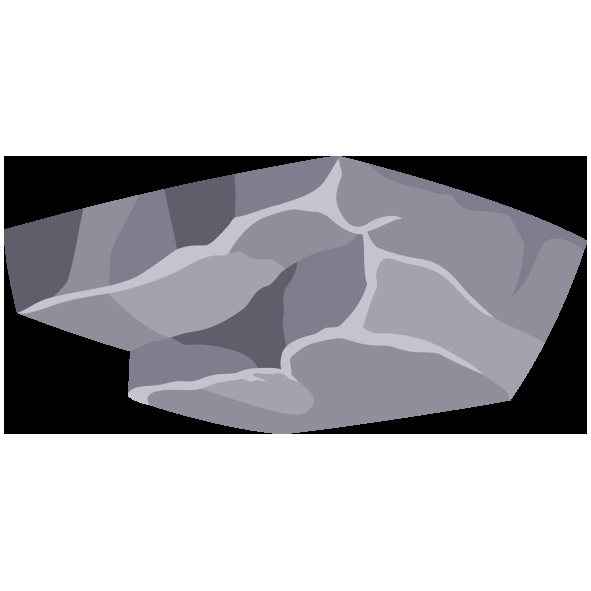
%> input picture DE08/images/stone1.png, 591 x 591 px
$ octave --eval "result = LoadImageRock;"   (GNU Octave 9; MATLAB toolbox functions it lacks are replaced by stand-ins)
%> lines starting %> are read from the running program, lines starting %| are printed output that depends on the picture
function [v_ImageS1,v_AlphaS1,v_ImageS2,v_AlphaS2,v_ImageS3,v_AlphaS3,v_ImageS4,v_AlphaS4,v_ImageS5,v_AlphaS5,v_ImageS6,v_AlphaS6]=LoadImageRock()

[v_ImageS1, ~, v_AlphaS1]	= imread('images/stone1.png');
%> v_ImageS1 is the input picture: size 591x591x3 uint8; mean R, G, B 184, 183.5, 187.8
%> v_AlphaS1: size 591x591 uint8; min 0, max 255, mean 83.3
v_ImageS1 = imresize(v_ImageS1, [75 75], 'lanczos3' );
%> v_ImageS1: size 75x75x3 uint8
v_AlphaS1 = imresize(v_AlphaS1, [75 75], 'lanczos3' );
%> v_AlphaS1: size 75x75 uint8

[v_ImageS2, ~, v_AlphaS2]	= imread('images/stone5.png');
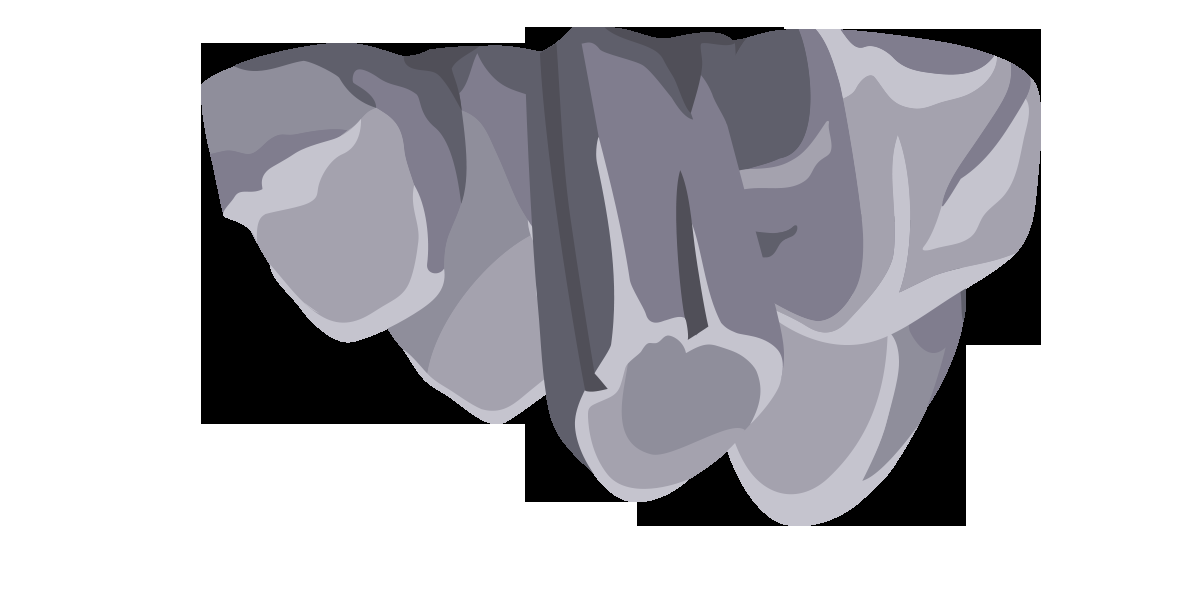
%> input picture DE08/images/stone5.png, 1181 x 591 px
%> v_ImageS2 is the input picture: size 591x1181x3 uint8; mean R, G, B 183.4, 182.7, 188.2
%> v_AlphaS2: size 591x1181 uint8; min 0, max 255, mean 108.1
v_ImageS2 = imresize(v_ImageS2, [80 80], 'lanczos3' );
%> v_ImageS2: size 80x80x3 uint8
v_AlphaS2 = imresize(v_AlphaS2, [80 80], 'lanczos3' );
%> v_AlphaS2: size 80x80 uint8

[v_ImageS3, ~, v_AlphaS3]	= imread('images/stone3.png');
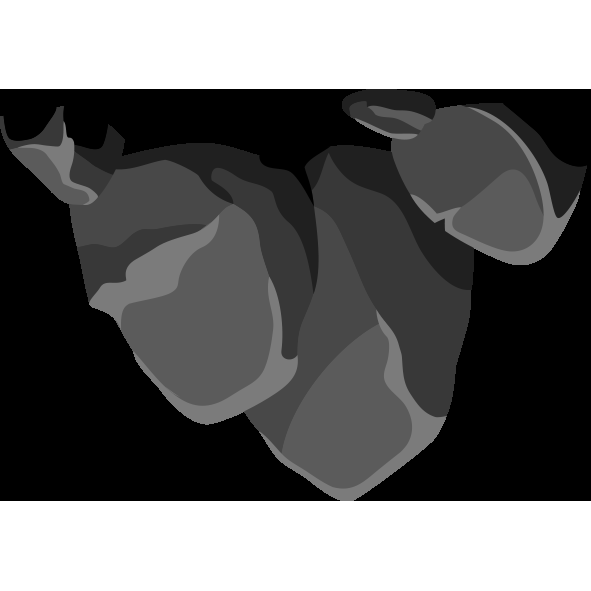
%> input picture DE08/images/stone3.png, 591 x 591 px
%> v_ImageS3 is the input picture: size 591x591x3 uint8; min 0, max 255, mean 105.2
%> v_AlphaS3: size 591x591 uint8; min 0, max 255, mean 98.8
v_ImageS3 = imresize(v_ImageS3, [75 75], 'lanczos3' );
%> v_ImageS3: size 75x75x3 uint8
v_AlphaS3 = imresize(v_AlphaS3, [75 75], 'lanczos3' );
%> v_AlphaS3: size 75x75 uint8

[v_ImageS4, ~, v_AlphaS4]	= imread('images/stone4.png');
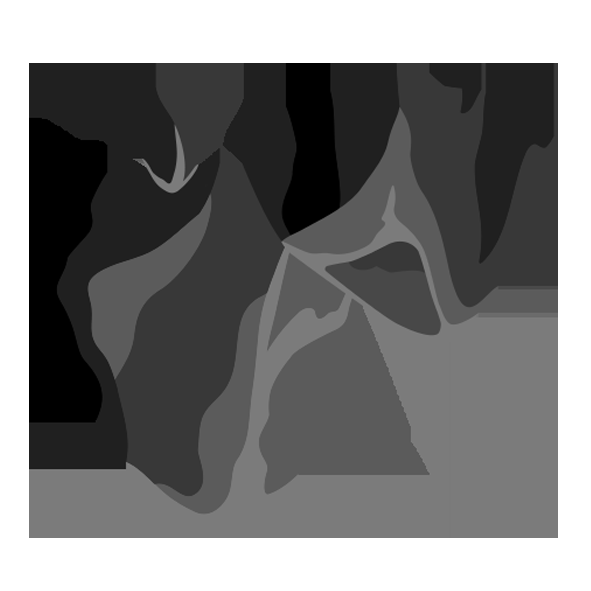
%> input picture DE08/images/stone4.png, 591 x 591 px
%> v_ImageS4 is the input picture: size 591x591x3 uint8; min 0, max 255, mean 121.8
%> v_AlphaS4: size 591x591 uint8; min 0, max 255, mean 106.4
v_ImageS4 = imresize(v_ImageS4, [75 75], 'lanczos3' );
%> v_ImageS4: size 75x75x3 uint8
v_AlphaS4 = imresize(v_AlphaS4, [75 75], 'lanczos3' );
%> v_AlphaS4: size 75x75 uint8

[v_ImageS5, ~, v_AlphaS5]	= imread('images/stone5.png');
v_ImageS5 = imresize(v_ImageS5, [75 75], 'lanczos3' );
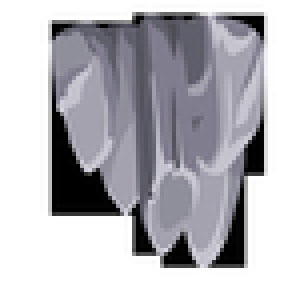
%> v_ImageS5: size 75x75x3 uint8 (shown 4 times larger); mean R, G, B 183.3, 182.6, 188.1
v_AlphaS5 = imresize(v_AlphaS5, [75 75], 'lanczos3' );

[v_ImageS6, ~, v_AlphaS6]	= imread('images/stone6.png');
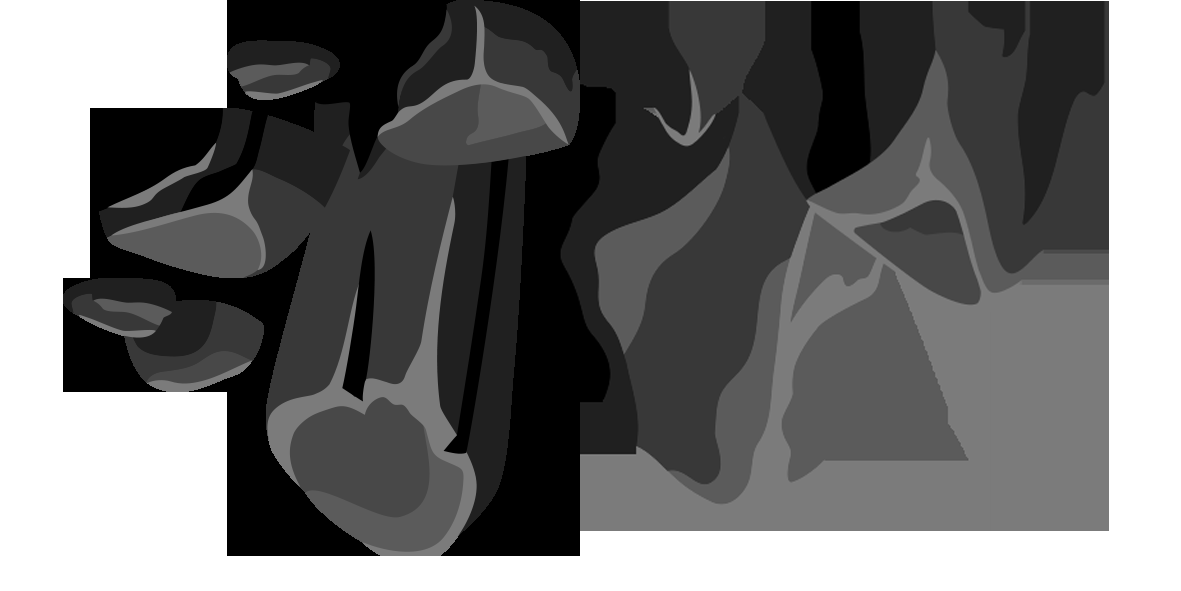
%> input picture DE08/images/stone6.png, 1181 x 591 px
%> v_ImageS6 is the input picture: size 591x1181x3 uint8; min 0, max 255, mean 108.4
%> v_AlphaS6: size 591x1181 uint8; min 0, max 255, mean 125.1
v_ImageS6 = imresize(v_ImageS6, [80 80], 'lanczos3' );
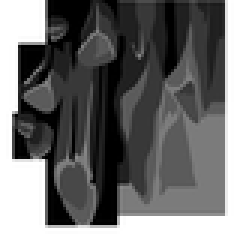
%> v_ImageS6: size 80x80x3 uint8 (shown 3 times larger); min 0, max 255, mean 108.3
v_AlphaS6 = imresize(v_AlphaS6, [80 80], 'lanczos3' );
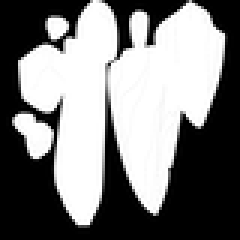
%> v_AlphaS6: size 80x80 uint8 (shown 3 times larger); min 0, max 255, mean 125
